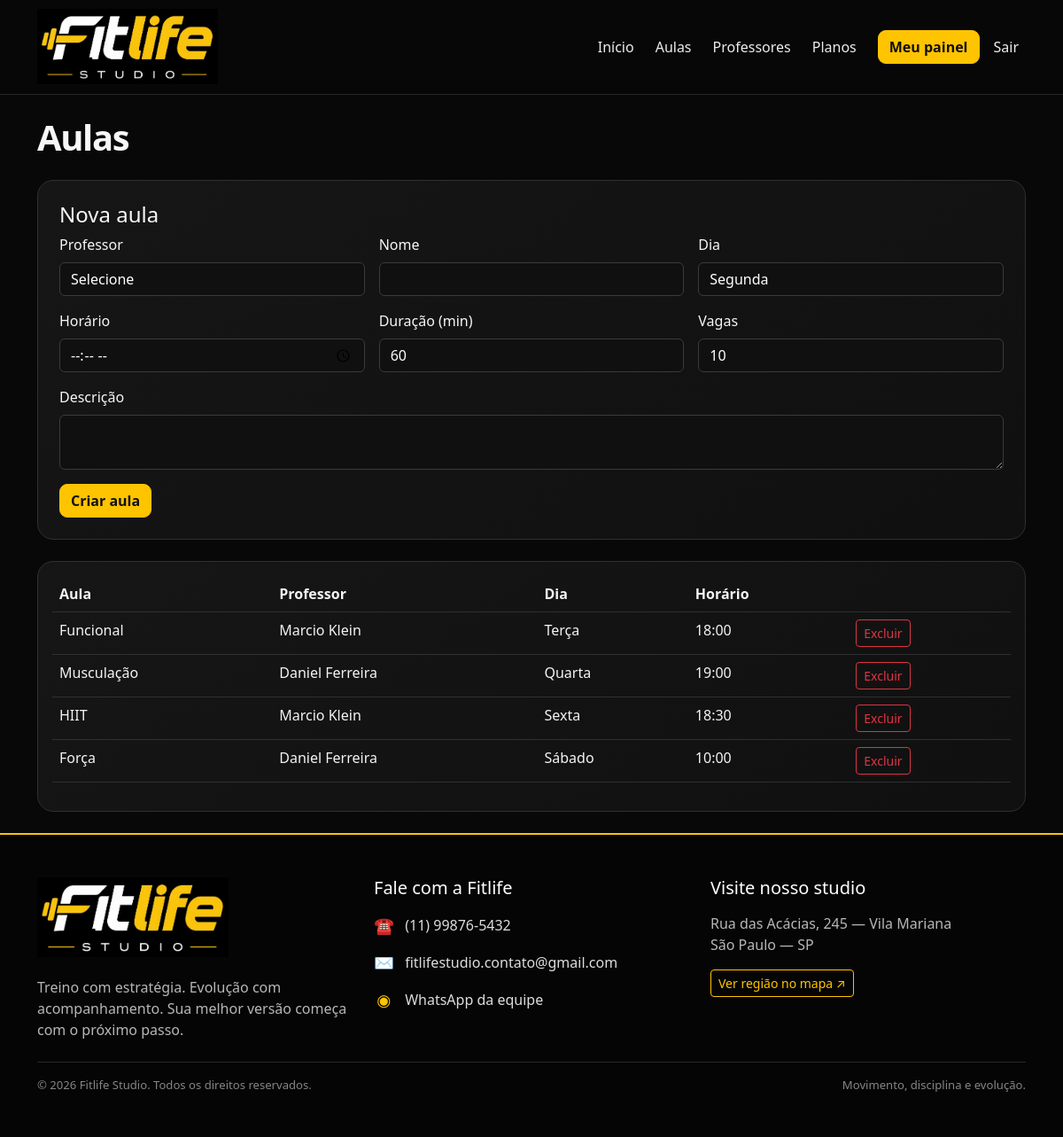
/admin/aulas.php (signed in), run on the app's committed database.
### tables this page shows
CREATE TABLE aulas (
    id INT AUTO_INCREMENT PRIMARY KEY,
    professor_id INT NOT NULL,
    nome VARCHAR(100) NOT NULL,
    descricao TEXT,
    dia_semana TINYINT NOT NULL,
    horario TIME NOT NULL,
    duracao_min INT NOT NULL DEFAULT 60,
    vagas INT NOT NULL DEFAULT 10,
    FOREIGN KEY (professor_id) REFERENCES professores(id) ON DELETE RESTRICT
);

CREATE TABLE usuarios (
    id INT AUTO_INCREMENT PRIMARY KEY,
    nome VARCHAR(120) NOT NULL,
    email VARCHAR(160) NOT NULL UNIQUE,
    senha VARCHAR(255) NOT NULL,
    perfil ENUM('admin', 'professor', 'aluno') NOT NULL DEFAULT 'aluno',
    ativo TINYINT(1) NOT NULL DEFAULT 1,
    criado_em TIMESTAMP DEFAULT CURRENT_TIMESTAMP
);

### admin/aulas.php (the view, shortened to what this page needs)
<?php
require __DIR__.'/../config/conexao.php';require __DIR__.'/../includes/auth.php';exigirPerfil('admin');
$msg='';$erro='';
$prof=$pdo->query("SELECT p.id,u.nome FROM professores p JOIN usuarios u ON u.id=p.usuario_id ORDER BY u.nome")->fetchAll();$aulas=$pdo->query("SELECT a.*,u.nome professor FROM aulas a JOIN professores p ON p.id=a.professor_id JOIN usuarios u ON u.id=p.usuario_id ORDER BY a.dia_semana,a.horario")->fetchAll();$dia=[1=>'Segunda',2=>'Terça',3=>'Quarta',4=>'Quinta',5=>'Sexta',6=>'Sábado',7=>'Domingo'];$titulo='Aulas';include __DIR__.'/../includes/header.php';
?>
<div class="mb-4"><h1 class="dashboard-title">Aulas</h1></div><?php if($msg):?><div class="alert alert-success"><?=$msg?></div><?php endif;?><?php if($erro):?><div class="alert alert-danger"><?=$erro?></div><?php endif;?>
<div class="fit-card p-4 mb-4"><h4>Nova aula</h4><form method="post" class="row g-3"><div class="col-md-4"><label class="form-label">Professor</label><select class="form-select" name="professor_id" required><option value="">Selecione</option><?php foreach($prof as $p):?><option value="<?=$p['id']?>"><?=htmlspecialchars($p['nome'])?></option><?php endforeach;?></select></div><div class="col-md-4"><label class="form-label">Nome</label><input class="form-control" name="nome" required></div><div class="col-md-4"><label class="form-label">Dia</label><select class="form-select" name="dia"><?php foreach($dia as $k=>$v):?><option value="<?=$k?>"><?=$v?></option><?php endforeach;?></select></div><div class="col-md-4"><label class="form-label">Horário</label><input class="form-control" type="time" name="horario" required></div><div class="col-md-4"><label class="form-label">Duração (min)</label><input class="form-control" type="number" name="duracao" value="60" min="15"></div><div class="col-md-4"><label class="form-label">Vagas</label><input class="form-control" type="number" name="vagas" value="10" min="1"></div><div class="col-12"><label class="form-label">Descrição</label><textarea class="form-control" name="descricao"></textarea></div><div><button class="btn btn-fit">Criar aula</button></div></form></div>
<div class="table-responsive fit-card p-3"><table class="table"><thead><tr><th>Aula</th><th>Professor</th><th>Dia</th><th>Horário</th><th></th></tr></thead><tbody><?php foreach($aulas as $a):?><tr><td><?=htmlspecialchars($a['nome'])?></td><td><?=htmlspecialchars($a['professor'])?></td><td><?=$dia[$a['dia_semana']]?></td><td><?=date('H:i',strtotime($a['horario']))?></td><td><a data-confirm="Excluir esta aula?" class="btn btn-sm btn-outline-danger" href="?excluir=<?=$a['id']?>">Excluir</a></td></tr><?php endforeach;?></tbody></table></div>
<?php include __DIR__.'/../includes/footer.php'; ?>

### css/style.css (style rules this page uses)
:root { --fit-dark: #080808; --fit-card: #121212; --fit-yellow: #ffc400; --fit-yellow-light: #ffda42; --fit-muted: #b7b7b7; --fit-border: #303030; }
* { box-sizing: border-box; }
html { scroll-behavior: smooth; }
body { background:var(--fit-dark); color:#f7f7f7; min-height:100vh; }
.btn-fit { background:var(--fit-yellow); color:#101010; font-weight:800; border:1px solid var(--fit-yellow); border-radius:9px; transition:transform .2s ease, background .2s ease, box-shadow .2s ease; }
.fit-card { background:linear-gradient(145deg,#161616,#101010); border:1px solid var(--fit-border); border-radius:18px; transition:border-color .25s ease, transform .25s ease, box-shadow .25s ease; }
.form-control, .form-select { background:#101010; border-color:#3b3b3b; color:#fff; }
.form-control::placeholder { color:#858585; }
.table { --bs-table-bg:transparent; --bs-table-color:#f4f4f4; --bs-table-border-color:#303030; }
.dashboard-title { font-weight:850; letter-spacing:-.035em; }
a { color:inherit; }

### data on the page
aulas: nome "Funcional", usuarios.nome "Marcio Klein", dia_semana "Terça", horario "18:00"
aulas: nome "Musculação", usuarios.nome "Daniel Ferreira", dia_semana "Quarta", horario "19:00"
aulas: nome "HIIT", usuarios.nome "Marcio Klein", dia_semana "Sexta", horario "18:30"
aulas: nome "Força", usuarios.nome "Daniel Ferreira", dia_semana "Sábado", horario "10:00"

### other printed values
form field dia "Segunda"
